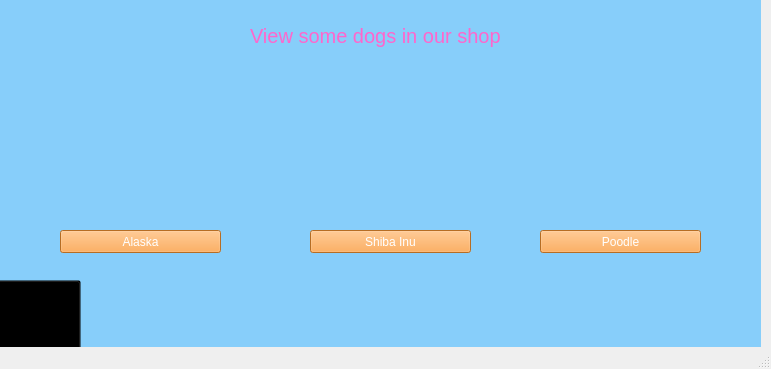
<?xml version="1.0" encoding="UTF-8"?>
<ui version="4.0">
 <class>MainWindow</class>
 <widget class="QMainWindow" name="MainWindow">
  <property name="geometry">
   <rect>
    <x>0</x>
    <y>0</y>
    <width>771</width>
    <height>369</height>
   </rect>
  </property>
  <property name="windowTitle">
   <string>MainWindow</string>
  </property>
  <widget class="QWidget" name="centralwidget">
   <widget class="QLabel" name="label">
    <property name="geometry">
     <rect>
      <x>0</x>
      <y>0</y>
      <width>761</width>
      <height>421</height>
     </rect>
    </property>
    <property name="styleSheet">
     <string notr="true">background-color: lightskyblue;
</string>
    </property>
    <property name="text">
     <string/>
    </property>
   </widget>
   <widget class="QLabel" name="label_2">
    <property name="geometry">
     <rect>
      <x>60</x>
      <y>70</y>
      <width>161</width>
      <height>161</height>
     </rect>
    </property>
    <property name="text">
     <string/>
    </property>
    <property name="pixmap">
     <pixmap>../IMAGES/Dog/alaska.png</pixmap>
    </property>
    <property name="scaledContents">
     <bool>true</bool>
    </property>
   </widget>
   <widget class="QPushButton" name="btnDog">
    <property name="geometry">
     <rect>
      <x>60</x>
      <y>230</y>
      <width>161</width>
      <height>23</height>
     </rect>
    </property>
    <property name="styleSheet">
     <string notr="true">color: white;
background-color: #FF9933</string>
    </property>
    <property name="text">
     <string>Alaska</string>
    </property>
   </widget>
   <widget class="QLabel" name="label_3">
    <property name="geometry">
     <rect>
      <x>310</x>
      <y>70</y>
      <width>161</width>
      <height>161</height>
     </rect>
    </property>
    <property name="text">
     <string/>
    </property>
    <property name="pixmap">
     <pixmap>../IMAGES/Dog/shiba inu.png</pixmap>
    </property>
    <property name="scaledContents">
     <bool>true</bool>
    </property>
   </widget>
   <widget class="QLabel" name="label_4">
    <property name="geometry">
     <rect>
      <x>540</x>
      <y>70</y>
      <width>161</width>
      <height>161</height>
     </rect>
    </property>
    <property name="text">
     <string/>
    </property>
    <property name="pixmap">
     <pixmap>../IMAGES/Dog/poodle.png</pixmap>
    </property>
    <property name="scaledContents">
     <bool>true</bool>
    </property>
   </widget>
   <widget class="QPushButton" name="btnDog_2">
    <property name="geometry">
     <rect>
      <x>540</x>
      <y>230</y>
      <width>161</width>
      <height>23</height>
     </rect>
    </property>
    <property name="styleSheet">
     <string notr="true">color: white;
background-color: #FF9933</string>
    </property>
    <property name="text">
     <string>Poodle</string>
    </property>
   </widget>
   <widget class="QPushButton" name="btnDog_3">
    <property name="geometry">
     <rect>
      <x>310</x>
      <y>230</y>
      <width>161</width>
      <height>23</height>
     </rect>
    </property>
    <property name="styleSheet">
     <string notr="true">color: white;
background-color: #FF9933</string>
    </property>
    <property name="text">
     <string>Shiba Inu</string>
    </property>
   </widget>
   <widget class="QLabel" name="label_5">
    <property name="geometry">
     <rect>
      <x>250</x>
      <y>20</y>
      <width>311</width>
      <height>31</height>
     </rect>
    </property>
    <property name="font">
     <font>
      <pointsize>15</pointsize>
     </font>
    </property>
    <property name="styleSheet">
     <string notr="true">color: #FF66CC</string>
    </property>
    <property name="text">
     <string>View some dogs in our shop</string>
    </property>
   </widget>
   <widget class="QPushButton" name="btnComeback">
    <property name="geometry">
     <rect>
      <x>-20</x>
      <y>280</y>
      <width>101</width>
      <height>81</height>
     </rect>
    </property>
    <property name="styleSheet">
     <string notr="true">background: transparent;</string>
    </property>
    <property name="text">
     <string/>
    </property>
    <property name="icon">
     <iconset>
      <normaloff>../IMAGES/image-removebg-preview.png</normaloff>../IMAGES/image-removebg-preview.png</iconset>
    </property>
    <property name="iconSize">
     <size>
      <width>64</width>
      <height>64</height>
     </size>
    </property>
   </widget>
  </widget>
  <widget class="QMenuBar" name="menubar">
   <property name="geometry">
    <rect>
     <x>0</x>
     <y>0</y>
     <width>771</width>
     <height>21</height>
    </rect>
   </property>
  </widget>
  <widget class="QStatusBar" name="statusbar"/>
 </widget>
 <resources/>
 <connections/>
</ui>
